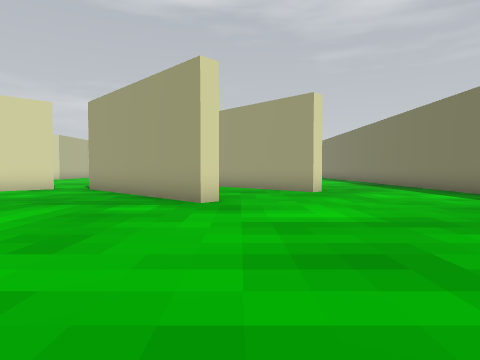
view 1 (above)

20 first-person views from a walk through a Unity game level. The camera is 1.4 m above the floor, tilts 2° down and sees 75° across. The floor is counted in squares, 2 m on a side. Each view is taken from the middle of a square. On the plan, view 1 faces up. The plan holds only what a view shows up to about 10 squares ahead; the rest is blank. The place goes on beyond the plan. Some surface patterns are stand-ins.

view 2
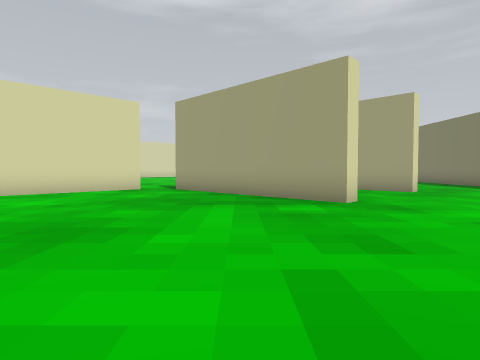

view 3
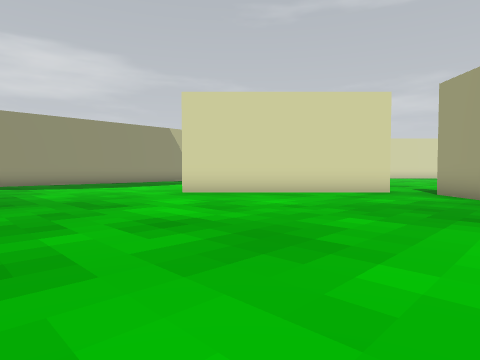

view 4
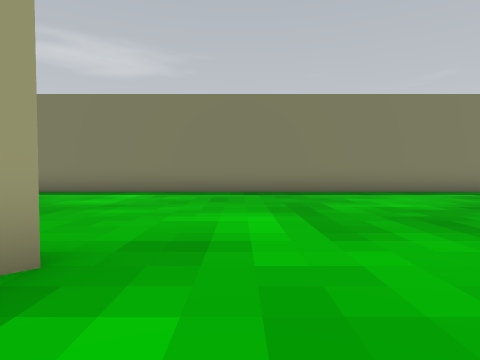

view 5
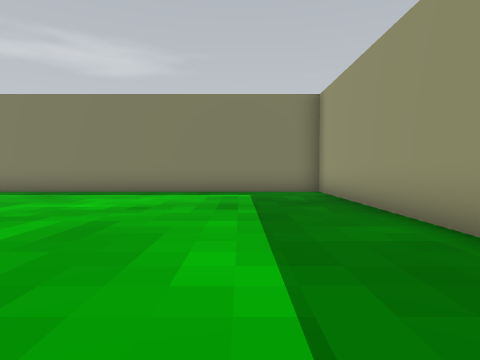

view 6
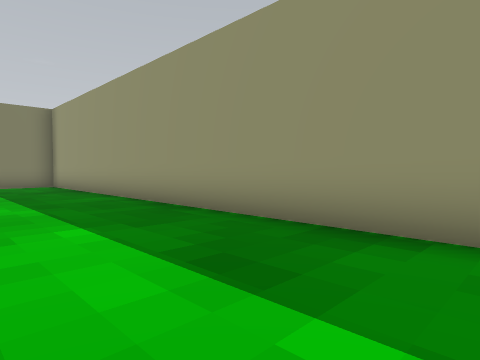

view 7
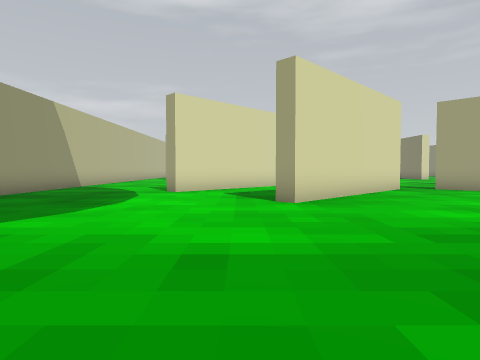

view 8
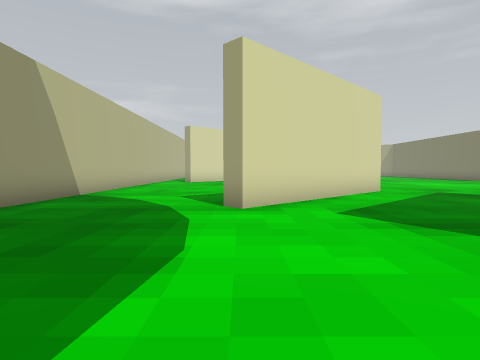

view 9
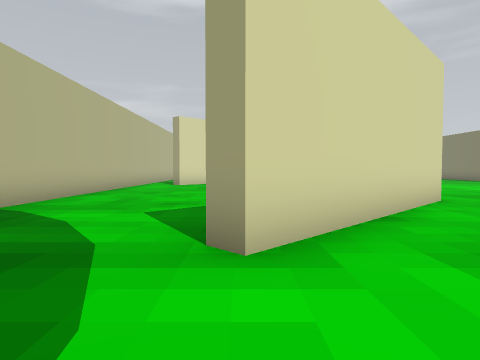

view 10
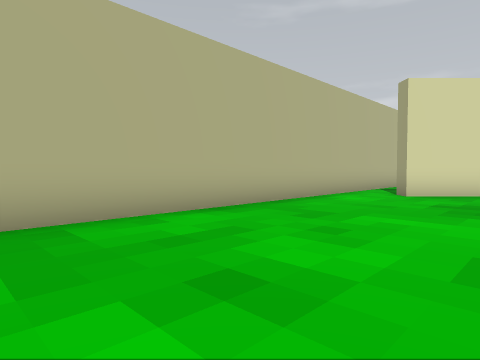

view 11
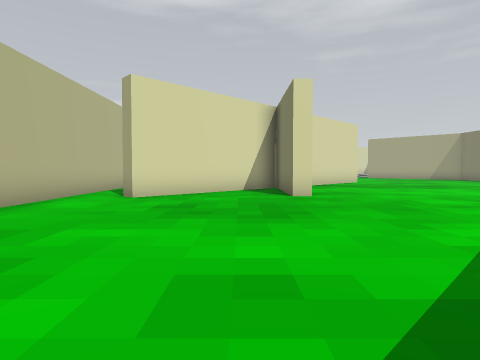

view 12
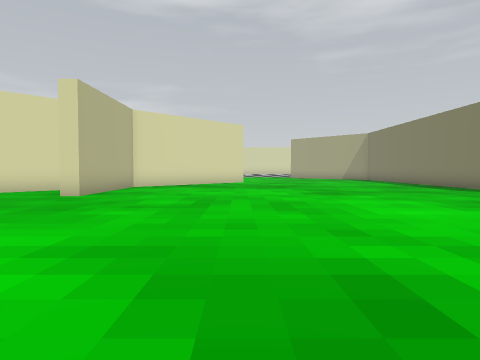

view 13
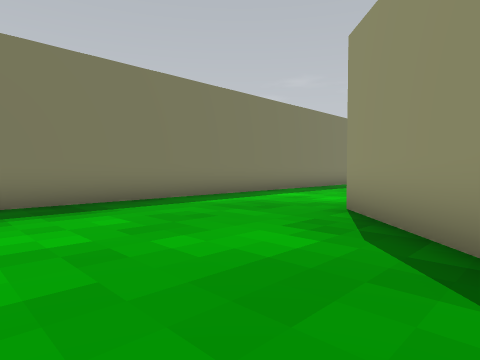

view 14
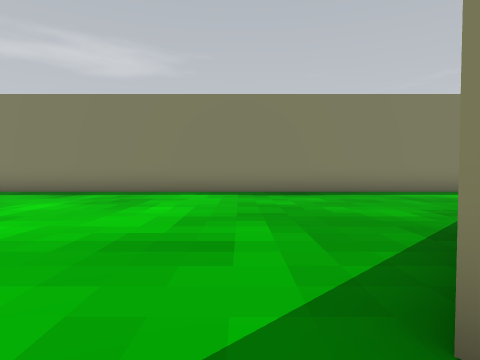

view 15
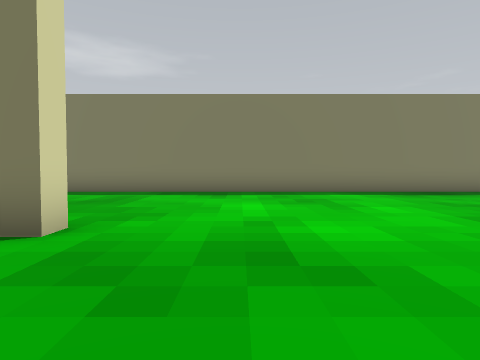

view 16
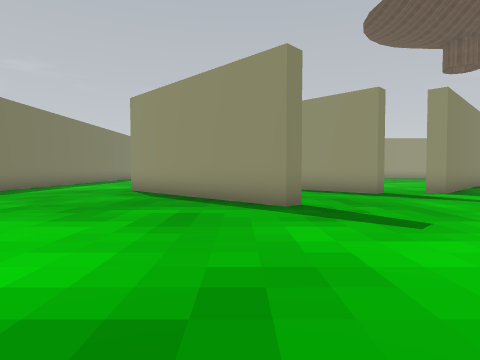

view 17
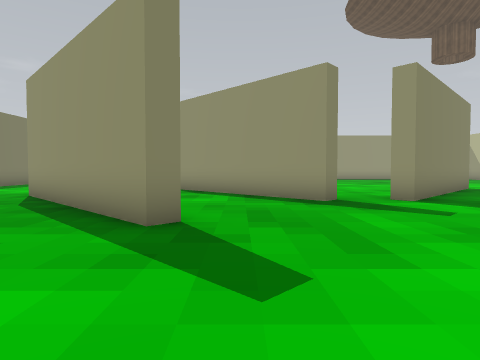

view 18
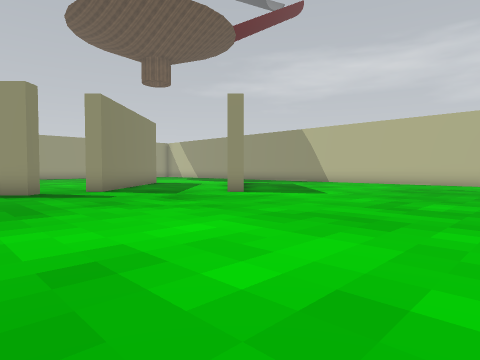

view 19
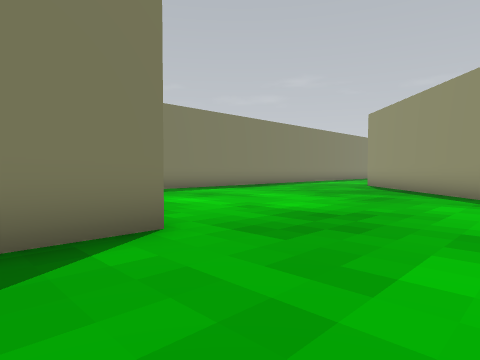

view 20
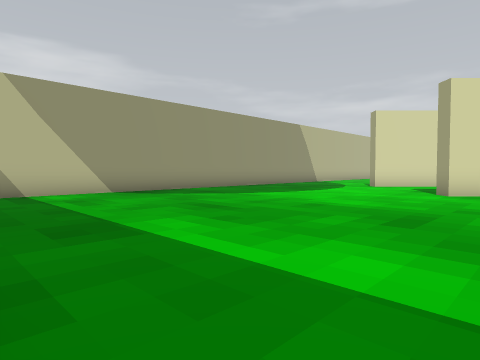

### Floor plan
Points are (right, up) in squares from view 1. A wall is a line through its corners. A room is listed if a view was taken in it or the views show most of it. See-through windows are left out.
Room 1 (views 1, 2, 3, 4, 5, 6, 7, 8, 9, 10, 11, 12, 13, 14, 15, 16, 17, 18, 19, 20)
walls: (-10, 8) (-6.8, 11.2) (-6.5, 10.8) (-10.9, 6.4) (-11.3, 6.8); (-2.2, 13.8) (-1.9, 14.2) (2.6, 9.8) (2.2, 9.4) (1.6, 10.1); (-9.9, 14.3) (-9.5, 13.9) (-14, 9.5) (-14.4, 9.9); (-0.5, 6.8) (-0.8, 6.4) (-5.2, 10.8) (-4.9, 11.2) (-1.6, 7.9); (0.8, 21) (0.2, 21) (0.2, 22.6); (-6.6, -3.5) (6.7, -3.5) (6.7, 23.5); (-12.1, 23) (-12.1, 21) (-12.6, 21) (-12.6, 22.9); (-18.3, 1.9) (-18.3, -1.9); (-14.3, 23) (-16.6, 20.7) (-17, 21); (-18.3, 23.1) (-18.3, 8.2)

Where each view was taken, in squares from view 1:
view 1: 0 up, 0 right, facing up
view 2: 0 up, 3 left, facing up
view 3: 1 up, 3 left, facing up-left
view 4: 5 up, 3 left, facing right
view 5: 1 down, 3 left, facing right
view 6: 0 up, 7 left, facing down-right
view 7: 0 up, 12 left, facing up
view 8: 4 up, 14 left, facing up
view 9: 7 up, 14 left, facing up
view 10: 12 up, 14 left, facing up-left
view 11: 13 up, 14 left, facing up
view 12: 13 up, 8 left, facing up
view 13: 15 up, 0 right, facing down-right
view 14: 15 up, 3 left, facing right
view 15: 19 up, 3 left, facing right
view 16: 20 up, 1 left, facing down
view 17: 18 up, 3 left, facing down
view 18: 21 up, 3 left, facing down-left
view 19: 23 up, 3 left, facing down-right
view 20: 3 down, 9 left, facing up-left
